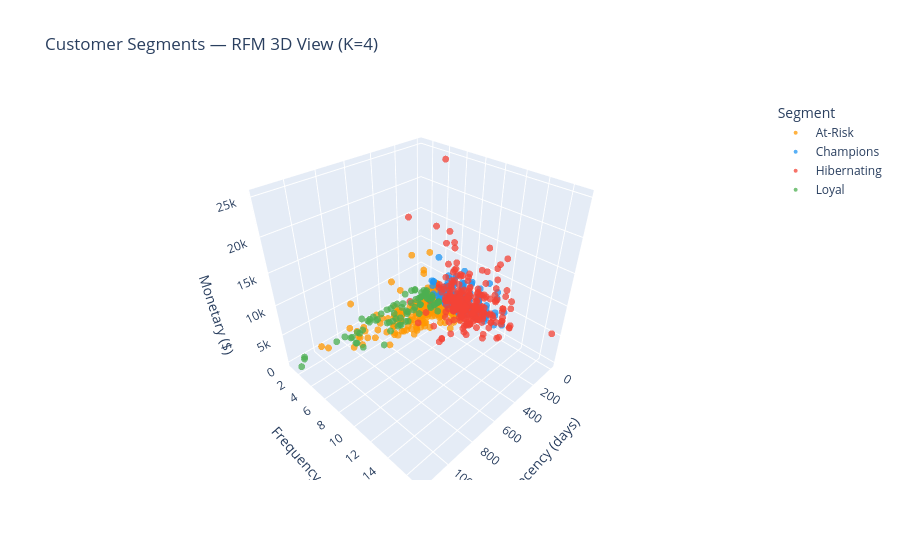

This figure's notebook cell:
### Markdown cell above
# Interactive 3D scatter with Plotly

### Code cell
import plotly.express as px

# Color map matching the 2D charts for consistency
color_map = {
    'Champions'  : '#2196F3',
    'Loyal'      : '#4CAF50',
    'At-Risk'    : '#FF9800',
    'Hibernating': '#F44336'
}

fig = px.scatter_3d(
    rfm,
    x         = 'Recency',
    y         = 'Frequency',
    z         = 'Monetary',
    color     = 'Segment',
    color_discrete_map = color_map,
    hover_name= 'Customer Name',
    hover_data= {
        'Recency'  : True,
        'Frequency': True,
        'Monetary' : ':.2f',
        'Segment'  : True
    },
    opacity   = 0.75,
    title     = 'Customer Segments — RFM 3D View (K=4)',
    labels    = {
        'Recency'  : 'Recency (days)',
        'Frequency': 'Order Count',
        'Monetary' : 'Total Spend ($)'
    }
)

fig.update_traces(marker=dict(size=4))
fig.update_layout(
    legend_title_text='Segment',
    scene=dict(
        xaxis_title='Recency (days)',
        yaxis_title='Frequency',
        zaxis_title='Monetary ($)'
    )
)

# Save as interactive HTML — opens in browser, rotatable
fig.write_html('assets/23_segments_3d.html')

# Also save static image for README
fig.write_image('assets/23_segments_3d.png')

fig.show()

### Figure 1 — Plotly figure (JSON) as saved in the notebook; plotly's stock layout.template omitted (floating-point values rounded to 4 significant figures; data arrays with more than 128 entries replaced by an {"elided": "..."} marker saying what was removed)
{"data": [{"customdata": {"elided": "253x1 str values"}, "hovertemplate": "<b>%{hovertext}</b><br><br>Segment=%{customdata[0]}<br>Recency (days)=%{x}<br>Order Count=%{y}<br>Total Spend ($)=%{z:.2f}<extra></extra>", "hovertext": {"elided": "253 str values"}, "legendgroup": "At-Risk", "marker": {"color": "#FF9800", "opacity": 0.75, "size": 4, "symbol": "circle"}, "mode": "markers", "name": "At-Risk", "scene": "scene", "showlegend": true, "type": "scatter3d", "x": {"elided": "253 int values"}, "y": {"elided": "253 int values"}, "z": {"elided": "253 float values"}}, {"customdata": {"elided": "199x1 str values"}, "hovertemplate": "<b>%{hovertext}</b><br><br>Segment=%{customdata[0]}<br>Recency (days)=%{x}<br>Order Count=%{y}<br>Total Spend ($)=%{z:.2f}<extra></extra>", "hovertext": {"elided": "199 str values"}, "legendgroup": "Champions", "marker": {"color": "#2196F3", "opacity": 0.75, "size": 4, "symbol": "circle"}, "mode": "markers", "name": "Champions", "scene": "scene", "showlegend": true, "type": "scatter3d", "x": {"elided": "199 int values"}, "y": {"elided": "199 int values"}, "z": {"elided": "199 float values"}}, {"customdata": {"elided": "258x1 str values"}, "hovertemplate": "<b>%{hovertext}</b><br><br>Segment=%{customdata[0]}<br>Recency (days)=%{x}<br>Order Count=%{y}<br>Total Spend ($)=%{z:.2f}<extra></extra>", "hovertext": {"elided": "258 str values"}, "legendgroup": "Hibernating", "marker": {"color": "#F44336", "opacity": 0.75, "size": 4, "symbol": "circle"}, "mode": "markers", "name": "Hibernating", "scene": "scene", "showlegend": true, "type": "scatter3d", "x": {"elided": "258 int values"}, "y": {"elided": "258 int values"}, "z": {"elided": "258 float values"}}, {"customdata": [["Loyal"], ["Loyal"], ["Loyal"], ["Loyal"], ["Loyal"], ["Loyal"], ["Loyal"], ["Loyal"], ["Loyal"], ["Loyal"], ["Loyal"], ["Loyal"], ["Loyal"], ["Loyal"], ["Loyal"], ["Loyal"], ["Loyal"], ["Loyal"], ["Loyal"], ["Loyal"], ["Loyal"], ["Loyal"], ["Loyal"], ["Loyal"], ["Loyal"], ["Loyal"], ["Loyal"], ["Loyal"], ["Loyal"], ["Loyal"], ["Loyal"], ["Loyal"], ["Loyal"], ["Loyal"], ["Loyal"], ["Loyal"], ["Loyal"], ["Loyal"], ["Loyal"], ["Loyal"], ["Loyal"], ["Loyal"], ["Loyal"], ["Loyal"], ["Loyal"], ["Loyal"], ["Loyal"], ["Loyal"], ["Loyal"], ["Loyal"], ["Loyal"], ["Loyal"], ["Loyal"], ["Loyal"], ["Loyal"], ["Loyal"], ["Loyal"], ["Loyal"], ["Loyal"], ["Loyal"], ["Loyal"], ["Loyal"], ["Loyal"], ["Loyal"], ["Loyal"], ["Loyal"], ["Loyal"], ["Loyal"], ["Loyal"], ["Loyal"], ["Loyal"], ["Loyal"], ["Loyal"], ["Loyal"], ["Loyal"], ["Loyal"], ["Loyal"], ["Loyal"], ["Loyal"], ["Loyal"], ["Loyal"], ["Loyal"], ["Loyal"]], "hovertemplate": "<b>%{hovertext}</b><br><br>Segment=%{customdata[0]}<br>Recency (days)=%{x}<br>Order Count=%{y}<br>Total Spend ($)=%{z:.2f}<extra></extra>", "hovertext": ["Aleksandra Gannaway", "Allen Goldenen", "Anthony Garverick", "Astrea Jones", "Anthony O'Donnell", "Anemone Ratner", "Adrian Shami", "Brendan Dodson", "Bart Folk", "Brad Norvell", "Bobby Odegard", "Bryan Spruell", "Brad Thomas", "Barry Weirich", "Clay Cheatham", "Carol Darley", "Christina DeMoss", "Carl Jackson", "Carlos Meador", "Chuck Magee", "Corey Roper", "Chuck Sachs", "Dianna Arnett", "David Kendrick", "David Philippe", "Ed Ludwig", "Erin Mull", "Evan Minnotte", "Fred Wasserman", "Gene Hale", "Greg Hansen", "Guy Phonely", "Georgia Rosenberg", "Guy Thornton", "Harold Dahlen", "Hilary Holden", "Jasper Cacioppo", "Jenna Caffey", "Julia Dunbar", "Joel Jenkins", "Jason Klamczynski", "Jim Radford", "Jocasta Rupert", "Karen Seio", "Kelly Williams", "Larry Blacks", "Lela Donovan", "Larry Hughes", "Lisa Hazard", "Lycoris Saunders", "Larry Tron", "Mitch Gastineau", "Mark Haberlin", "Michelle Lonsdale", "Muhammed Lee", "Michael Oakman", "MaryBeth Skach", "Melanie Seite", "Nicole Brennan", "Neil Französisch", "Patrick Bzostek", "Phillip Breyer", "Pauline Chand", "Patricia Hirasaki", "Paul Knutson", "Pete Takahito", "Randy Bradley", "Robert Barroso", "Ricardo Emerson", "Ritsa Hightower", "Roland Murray", "Ralph Ritter", "Roy Skaria", "Stuart Calhoun", "Sung Chung", "Susan Gilcrest", "Sally Matthias", "Susan MacKendrick", "Shirley Schmidt", "Steven Ward", "Theresa Coyne", "Thais Sissman", "Tim Taslimi"], "legendgroup": "Loyal", "marker": {"color": "#4CAF50", "opacity": 0.75, "size": 4, "symbol": "circle"}, "mode": "markers", "name": "Loyal", "scene": "scene", "showlegend": true, "type": "scatter3d", "x": [119, 115, 78, 75, 502, 535, 42, 279, 26, 25, 76, 266, 660, 213, 28, 55, 43, 366, 709, 437, 471, 28, 353, 11, 813, 78, 48, 159, 363, 388, 3, 766, 1136, 35, 770, 73, 115, 176, 301, 754, 288, 594, 69, 296, 772, 49, 553, 152, 240, 778, 27, 265, 377, 80, 101, 181, 435, 453, 1166, 526, 26, 689, 883, 71, 484, 72, 69, 649, 1098, 520, 300, 20, 20, 31, 132, 227, 422, 607, 492, 535, 107, 358, 407], "y": [4, 5, 4, 3, 1, 1, 2, 2, 3, 4, 2, 2, 2, 3, 3, 3, 2, 1, 2, 3, 3, 2, 4, 2, 2, 2, 4, 3, 3, 2, 2, 2, 2, 4, 3, 2, 4, 1, 3, 2, 3, 2, 1, 3, 4, 3, 1, 3, 4, 3, 3, 1, 4, 3, 2, 2, 4, 4, 2, 4, 3, 2, 2, 1, 2, 4, 2, 5, 1, 2, 1, 2, 2, 4, 2, 3, 4, 1, 3, 2, 1, 2, 3], "z": [367.6, 200.9, 170.6, 629.2, 161.3, 88.15, 58.82, 320.5, 272.9, 265.3, 130.8, 949.4, 415.2, 385.5, 113.8, 639.8, 1206.0, 16.52, 565.4, 288.0, 475.9, 550.6, 156.8, 797.8, 1059.0, 124.3, 229.0, 366.8, 79.75, 1361.0, 146.9, 236.5, 1284.0, 226.4, 251.4, 218.7, 71.26, 1058.0, 695.4, 195.0, 383.8, 1157.0, 863.9, 88.47, 449.1, 50.19, 5.3, 287.4, 318.2, 368.9, 329.9, 16.74, 400.0, 742.1, 162.2, 154.3, 475.7, 370.4, 273.9, 377.2, 740.4, 132.7, 1061.0, 729.6, 1441.0, 160.6, 1008.0, 221.1, 48.36, 740.4, 98.35, 615.9, 22.33, 279.3, 280.6, 47.95, 244.5, 1043.0, 613.4, 758.7, 1038.0, 4.83, 439.5]}], "layout": {"legend": {"title": {"text": "Segment"}, "tracegroupgap": 0}, "scene": {"domain": {"x": [0, 1], "y": [0, 1]}, "xaxis": {"title": {"text": "Recency (days)"}}, "yaxis": {"title": {"text": "Frequency"}}, "zaxis": {"title": {"text": "Monetary ($)"}}}, "title": {"text": "Customer Segments — RFM 3D View (K=4)"}}}
